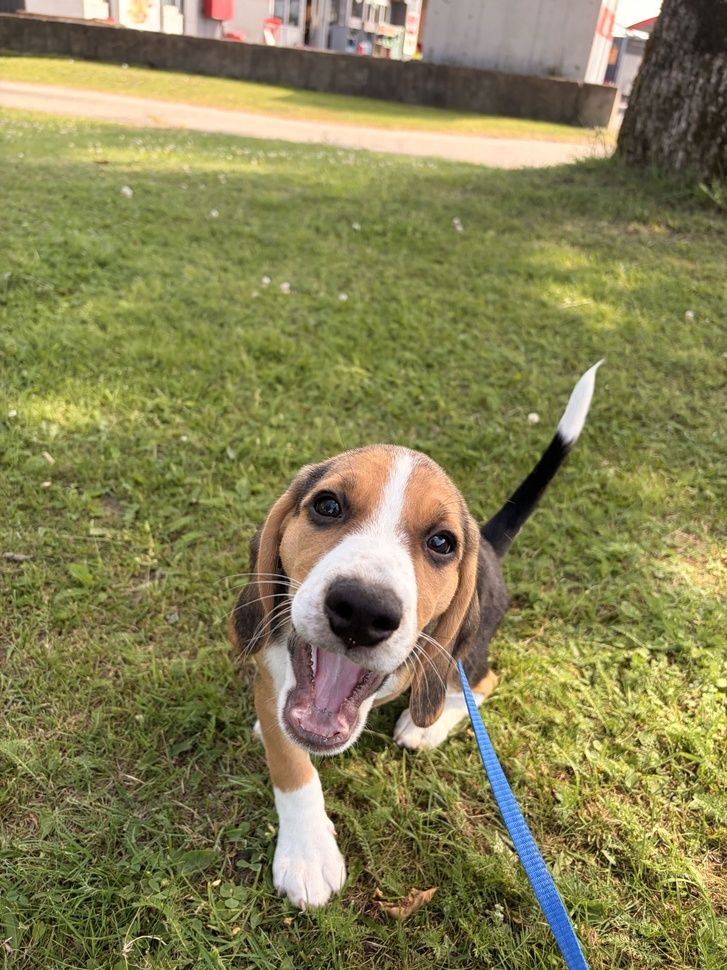
#> input picture image0.jpg, 727 x 970 px, shrunk from 2160 x 2880 before the run
$ python svd.py
#> lines starting #> are read from the running program, lines starting #| are printed output that depends on the picture; long printed decimals are rounded
import numpy as np
import cv2
from matplotlib import pyplot as plt


img = cv2.imread("image0.jpg") #Read image
#> img is the input picture: shape (970, 727, 3); mean B, G, R 83.4, 129.4, 133.3
grey = cv2.cvtColor(img, cv2.COLOR_RGB2GRAY)/255 #Turn it from [0,255] to [0,1] and into grayscale

def svd(image):
    u, s, v = np.linalg.svd(image) #SVD decomposition
#> s = 727 values, max 387.2 at index 0, min 0.0274 at index 726, mean 2.73
    return u, s, v

def truncate(u,s,v,k):
#> called with s = array of shape (727,), k = 5
    u_k=u[:,:k] #Take the first k columns of u
#> u_k = 970 rows, first 6: [-0.0455, 0.0494, -0.00403, 0.0333, 0.0333], [-0.0456, 0.0493, -0.00175, 0.0352, 0.0312], [-0.0455, 0.0494, 0.00258, 0.0384, 0.0294], [-0.0453, 0.0504, 0.00645, 0.0423, 0.0279], [-0.0451, 0.0509, 0.0107, 0.045, 0.0277], [-0.0451, 0.0513, 0.0135, 0.0467, 0.0274]
    s_k=np.diag(s[:k]) #Take the first k singular values and make a diagonal matrix
#> s_k = [[387.2, 0, 0, 0, 0], [0, 63.9, 0, 0, 0], [0, 0, 46.34, 0, 0], [0, 0, 0, 41, 0], [0, 0, 0, 0, 39.24]]
    v_k=v[:k,:] #Take the first k rows of v
    return u_k, s_k, v_k

def create_img(u,s,v):
    return np.matmul(u, np.matmul(s, v)) #Recreate the image from the SVD decomposition


#Show truncated images
fig1 = plt.figure(figsize=(10, 8))

plt.subplots_adjust(left=0.01, right=0.99, top=0.95, bottom=0.01, wspace=0.02)

svd_grey = svd(grey)

plt.subplot(3,2,1)
plt.imshow(create_img(*truncate(*svd_grey, 5)), cmap='gray', interpolation='antialiased')
plt.title("k=5")


plt.subplot(3,2,2)
plt.imshow(create_img(*truncate(*svd_grey, 15)), cmap='gray', interpolation='antialiased')
plt.title("k=15")


plt.subplot(3,2,3)
plt.imshow(create_img(*truncate(*svd_grey, 50)), cmap='gray', interpolation='antialiased')
plt.title("k=50")


plt.subplot(3,2,4)
plt.imshow(create_img(*truncate(*svd_grey, 200)), cmap='gray', interpolation='antialiased')
#> call 4 of truncate, with s = array of shape (727,), k = 200
#> in truncate (call 4), `v_k=v[:k,:]`:
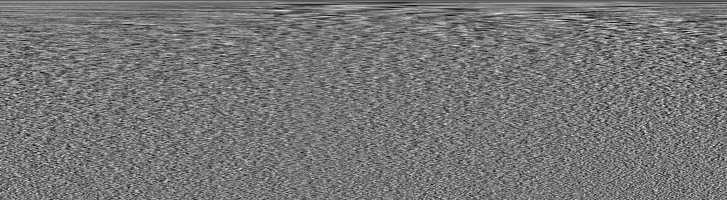
#> v_k: shape (200, 727) float64; min -0.156, max 0.18, mean -0.000165; drawn with min black and max white
plt.title("k=200")


plt.subplot(3,2,5)
plt.imshow(grey, cmap='gray', interpolation='antialiased')
plt.title("Original")


#Show singular values, linearly
fig2 = plt.figure(figsize=(10, 8))

plt.plot(np.diag(svd_grey[1]))


#Show singular values, logarithmically
fig3 = plt.figure(figsize=(10, 8))

plt.plot(np.diag(svd_grey[1]))
plt.yscale('log')


def frobenius_norm(img):
    return np.linalg.norm(img)

print("Frobenius norm of original image: ", frobenius_norm(grey))
#| Frobenius norm of original image:  412.122

print("Error at k=5: ", frobenius_norm(grey-create_img(*truncate(*svd_grey, 5)))/frobenius_norm(grey))
#| Error at k=5:  0.2484
print("Error at k=15: ", frobenius_norm(grey-create_img(*truncate(*svd_grey, 15)))/frobenius_norm(grey))
#| Error at k=15:  0.1817
print("Error at k=50: ", frobenius_norm(grey-create_img(*truncate(*svd_grey, 50)))/frobenius_norm(grey))
#| Error at k=50:  0.1259
print("Error at k=200: ", frobenius_norm(grey-create_img(*truncate(*svd_grey, 200)))/frobenius_norm(grey))
#| Error at k=200:  0.04519

sum_sigma=0
u,s,v=svd_grey
for i in range(50, min(grey.shape)):
    sum_sigma+=s[i]**2
#> this loop made 677 passes
#> sum_sigma on passes 1 to 3: 42.47, 84.53, 125.1
#> after the loop, sum_sigma = 2690.7


print("Verifying numerically: ", frobenius_norm(grey-create_img(*truncate(*svd_grey, 50)))**2,"=", sum_sigma)
#| Verifying numerically:  2690.667 = 2690.667


p,q=grey.shape
#> p = 970; q = 727

print("The original image stores ", p*q, " numbers.")
#| The original image stores  705190  numbers.
print("At k=5 we store ",5*(p+q+1), "numbers. The ratio of storage is ", 5*(p+q+1)/(p*q)*100,"%")
#| At k=5 we store  8490 numbers. The ratio of storage is  1.204 %
print("At k=15 we store ",15*(p+q+1), "numbers. The ratio of storage is ", 15*(p+q+1)/(p*q)*100,"%")
#| At k=15 we store  25470 numbers. The ratio of storage is  3.612 %
print("At k=50 we store ",50*(p+q+1), "numbers. The ratio of storage is ", 50*(p+q+1)/(p*q)*100,"%")
#| At k=50 we store  84900 numbers. The ratio of storage is  12.039 %
print("At k=200 we store ",200*(p+q+1), "numbers. The ratio of storage is ", 200*(p+q+1)/(p*q)*100,"%")
#| At k=200 we store  339600 numbers. The ratio of storage is  48.157 %


def retained_frobenius(s, k):
    return np.sum(s[:k]**2)/np.sum(s**2)

for i in range(1,1000,1):
    if (retained_frobenius(s, i)-0.90)<0.01 and (retained_frobenius(s, i)-0.90)>0:
        print(f"Retained Frobenius norm at k={i}: {retained_frobenius(s, i)*100:.2f}%")
    elif (retained_frobenius(s, i)-0.95)<0.01 and (retained_frobenius(s, i)-0.95)>0:
        print(f"Retained Frobenius norm at k={i}: {retained_frobenius(s, i)*100:.2f}%")
    elif (retained_frobenius(s, i)-0.99)<0.01 and (retained_frobenius(s, i)-0.99)>0:
        print(f"Retained Frobenius norm at k={i}: {retained_frobenius(s, i)*100:.2f}%")
        break
#> this loop made 81 passes
#| Retained Frobenius norm at k=2: 90.67%
#| Retained Frobenius norm at k=8: 95.25%
#| Retained Frobenius norm at k=9: 95.55%
#| Retained Frobenius norm at k=10: 95.84%
#| Retained Frobenius norm at k=81: 99.00%

# [12 lines of commented-out code are left out]

np.random.seed(3572736) #Set the random seed for reproducibility
rand_matrix = np.random.random(grey.shape) #Create a random matrix of the same shape as the image
noisy_image = grey + 0.9*rand_matrix #Add noise to the image

fig4 = plt.figure(figsize=(10, 8))
plt.subplot(3,2,1)
plt.imshow(noisy_image, cmap='gray', interpolation='antialiased')
plt.title("Noisy image")

plt.subplot(3,2,2)
plt.imshow(grey, cmap='gray', interpolation='antialiased')
plt.title("Original image")

svd_noisy = svd(noisy_image)
#> in svd (call 2), `u, s, v = np.linalg.svd(image)`:
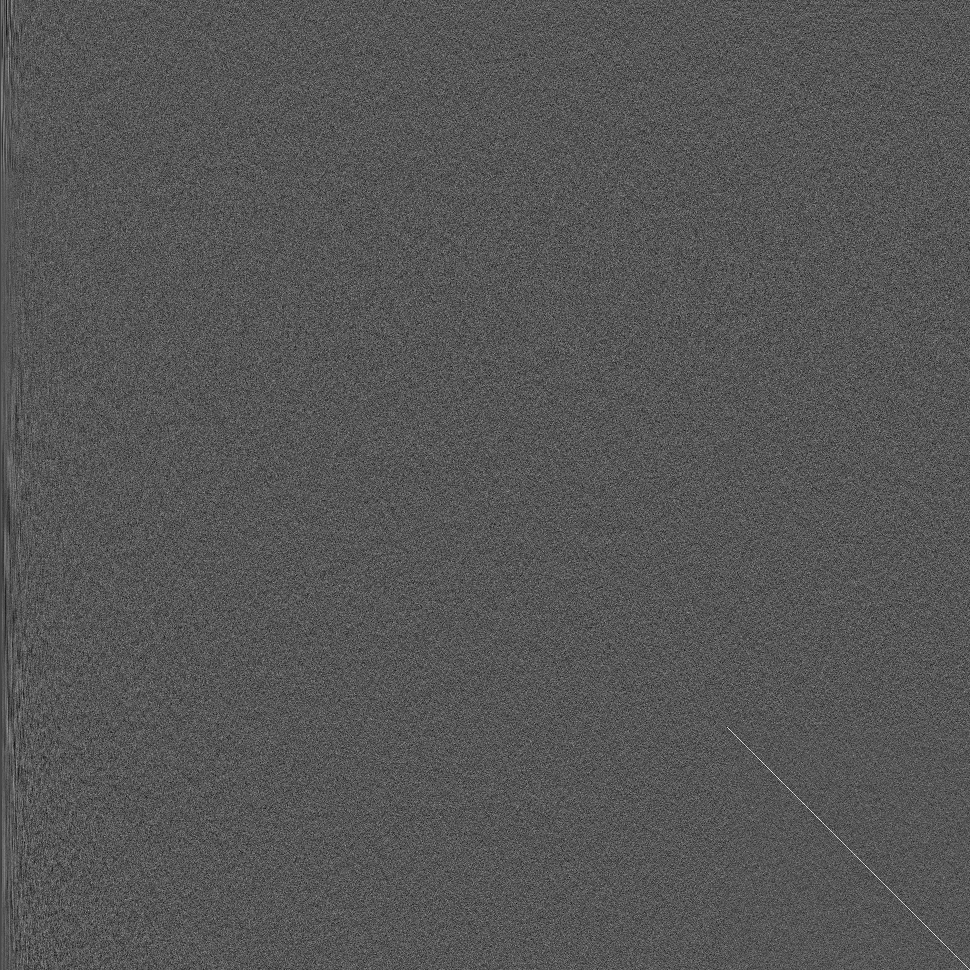
#> u: shape (970, 970) float64; min -0.163, max 0.317, mean -3.48e-05; drawn with min black and max white
#> in svd (call 2), `u, s, v = np.linalg.svd(image)`:
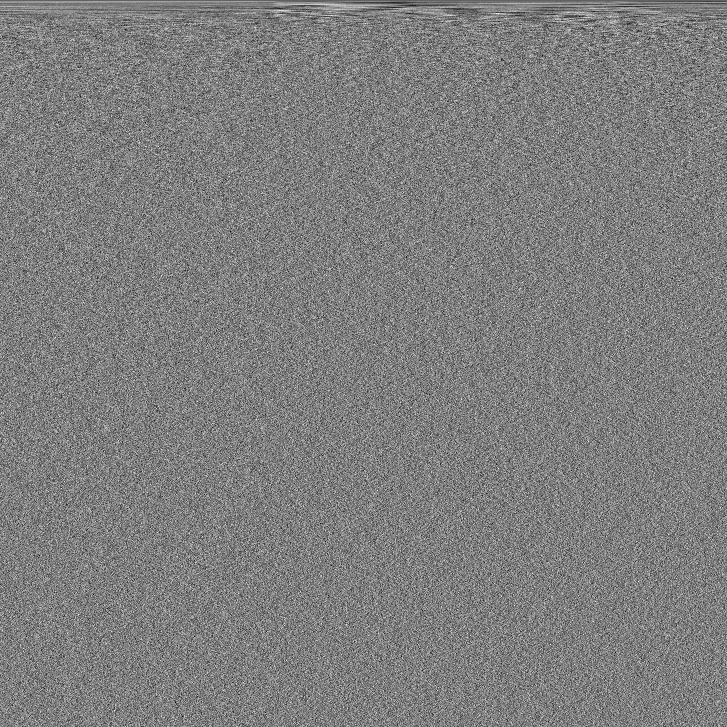
#> v: shape (727, 727) float64; min -0.165, max 0.167, mean -5.17e-05; drawn with min black and max white
#> in svd (call 2), `u, s, v = np.linalg.svd(image)`: s = 727 values, max 763 at index 0, min 1.2 at index 726, mean 9.06
plt.subplot(3,2,3)
plt.imshow(create_img(*truncate(*svd_noisy, 5)), cmap='gray', interpolation='antialiased')
#> in truncate (call 10), `u_k=u[:,:k]`: u_k = 970 rows, first 6: [-0.0396, 0.0457, -0.0161, 0.0334, -0.0455], [-0.0388, 0.0525, 0.00697, 0.0393, -0.0368], [-0.0393, 0.0493, -0.011, 0.0373, -0.0426], [-0.0385, 0.0534, -0.000866, 0.03, -0.0451], [-0.0388, 0.0563, 0.00765, 0.0216, -0.0342], [-0.0389, 0.0502, 0.00612, 0.041, -0.0407]
plt.title("k=5")


plt.subplot(3,2,4)
plt.imshow(create_img(*truncate(*svd_noisy, 15)), cmap='gray', interpolation='antialiased')
plt.title("k=15")

plt.subplot(3,2,5)
plt.imshow(create_img(*truncate(*svd_noisy, 50)), cmap='gray', interpolation='antialiased')
#> in create_img (call 12), `return np.matmul(u, np.matmul(s, v))`:
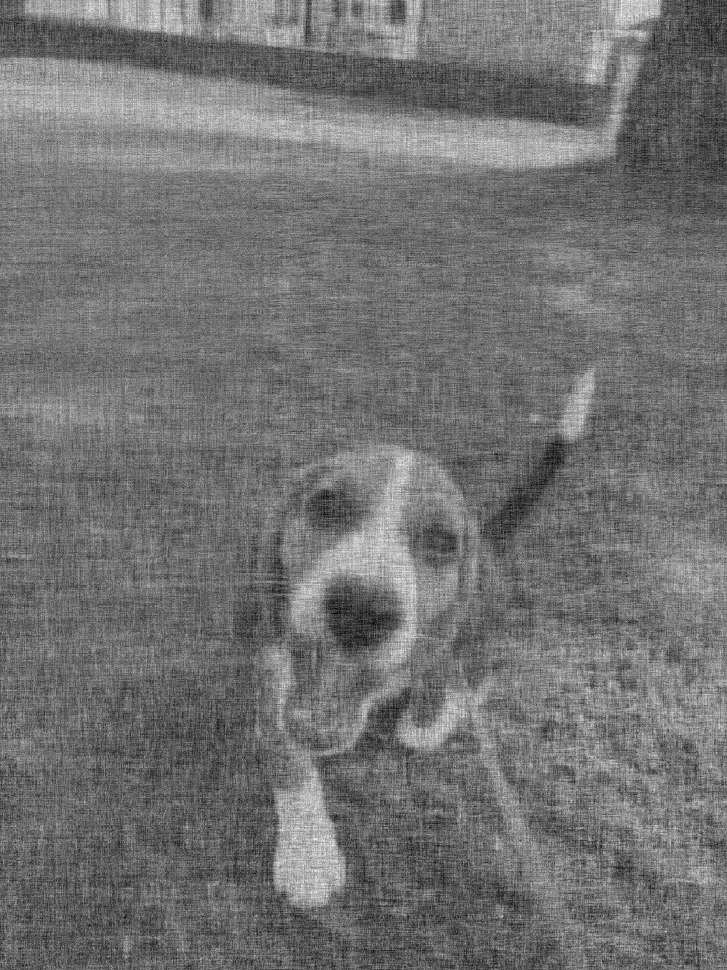
#> returned value: shape (970, 727) float64; min 0.101, max 1.89, mean 0.906; drawn with min black and max white
plt.title("k=50")


plt.subplot(3,2,6)
plt.imshow(create_img(*truncate(*svd_noisy, 200)), cmap='gray', interpolation='antialiased')
#> in truncate (call 13), `u_k=u[:,:k]`:
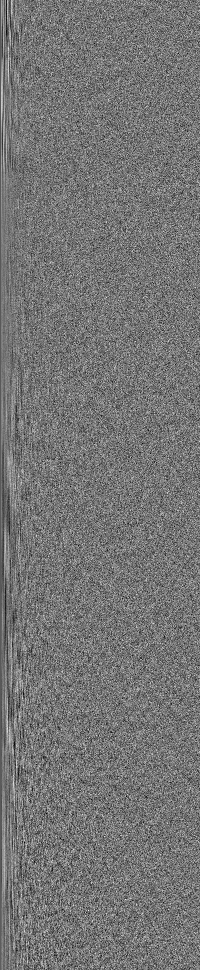
#> u_k: shape (970, 200) float64; min -0.137, max 0.16, mean -0.000169; drawn with min black and max white
#> in truncate (call 13), `v_k=v[:k,:]`:
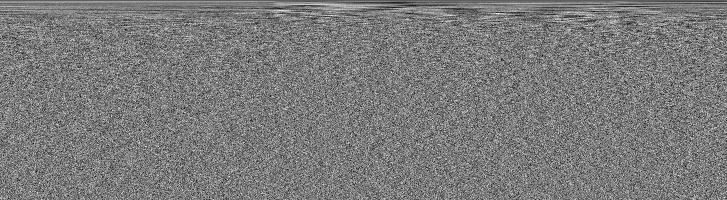
#> v_k: shape (200, 727) float64; min -0.157, max 0.167, mean -0.000192; drawn with min black and max white
plt.title("k=200")


fig5 = plt.figure(figsize=(10, 8))


error_values = []
for i in range(1,200,2):
    error_values.append(frobenius_norm(grey-create_img(*truncate(*svd_noisy, i)))/frobenius_norm(grey))
#> this loop made 100 passes
#> s_k in truncate on passes 1 to 2: [763], [[763, 0, 0], [0, 65.04, 0], [0, 0, 47.35]]
#> after the loop, error_values = 100 values, max 1.01 at index 99, min 0.942 at index 8, mean 0.975

plt.plot(error_values)
plt.title("Error vs. k")
plt.xlabel("k")
plt.ylabel("Error")

fig1.savefig("truncated_images.png")
fig2.savefig("singular_values_linear.png")
#> figure, not shown here; curve peaks at x = 0, y = 387.2; curve peaks at x = 1, y = 63.9; curve peaks at x = 2, y = 46.34
fig3.savefig("singular_values_log.png")
#> figure, not shown here; curve peaks at x = 0, y = 387.2; curve peaks at x = 1, y = 63.9; curve peaks at x = 2, y = 46.34
fig4.savefig("noisy_image.png")
fig5.savefig("error_plot_noisy.png")
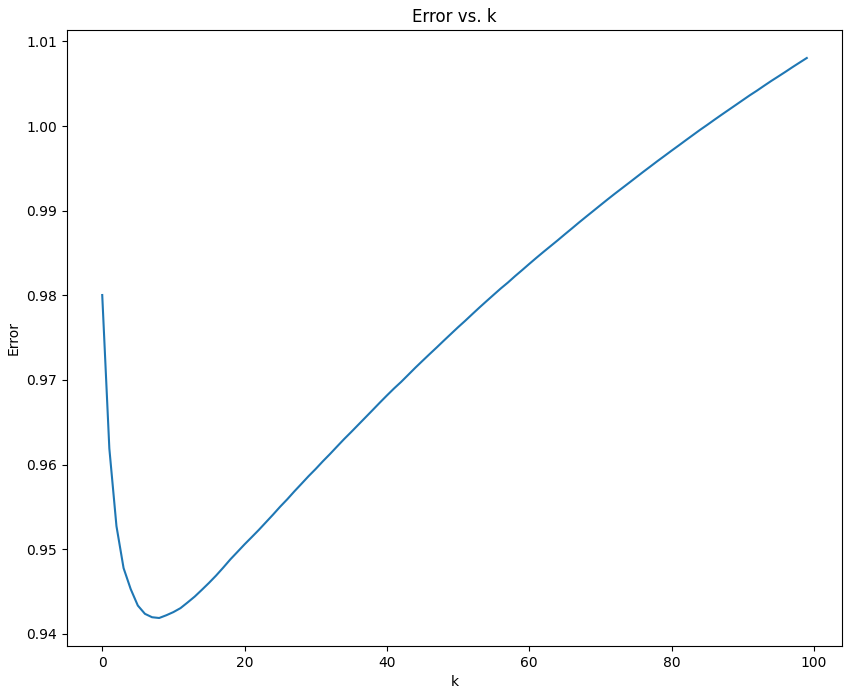
#> figure drawn by matplotlib, 1 panel; curve peaks at x = 99, y = 1.01
plt.show()
